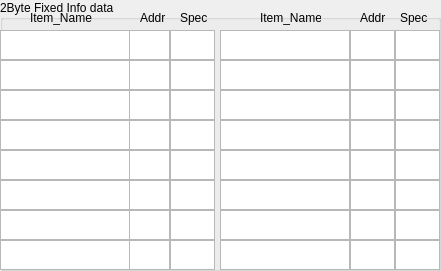
    <widget class="QGroupBox" name="groupBox_9">
     <property name="geometry">
      <rect>
       <x>0</x>
       <y>0</y>
       <width>441</width>
       <height>271</height>
      </rect>
     </property>
     <property name="title">
      <string>2Byte Fixed Info data</string>
     </property>
     <widget class="QTextEdit" name="PDAF_info21">
      <property name="geometry">
       <rect>
        <x>220</x>
        <y>30</y>
        <width>130</width>
        <height>30</height>
       </rect>
      </property>
     </widget>
     <widget class="QTextEdit" name="PDAF_info12">
      <property name="geometry">
       <rect>
        <x>125</x>
        <y>30</y>
        <width>45</width>
        <height>30</height>
       </rect>
      </property>
     </widget>
     <widget class="QTextEdit" name="PDAF_info13">
      <property name="geometry">
       <rect>
        <x>170</x>
        <y>30</y>
        <width>45</width>
        <height>30</height>
       </rect>
      </property>
     </widget>
     <widget class="QTextEdit" name="PDAF_info23">
      <property name="geometry">
       <rect>
        <x>395</x>
        <y>30</y>
        <width>45</width>
        <height>30</height>
       </rect>
      </property>
     </widget>
     <widget class="QTextEdit" name="PDAF_info22">
      <property name="geometry">
       <rect>
        <x>350</x>
        <y>30</y>
        <width>45</width>
        <height>30</height>
       </rect>
      </property>
     </widget>
     <widget class="QTextEdit" name="PDAF_info11">
      <property name="geometry">
       <rect>
        <x>0</x>
        <y>30</y>
        <width>130</width>
        <height>30</height>
       </rect>
      </property>
     </widget>
     <widget class="QLabel" name="label_39">
      <property name="geometry">
       <rect>
        <x>30</x>
        <y>10</y>
        <width>81</width>
        <height>16</height>
       </rect>
      </property>
      <property name="text">
       <string>Item_Name</string>
      </property>
     </widget>
     <widget class="QLabel" name="label_40">
      <property name="geometry">
       <rect>
        <x>180</x>
        <y>10</y>
        <width>31</width>
        <height>16</height>
       </rect>
      </property>
      <property name="text">
       <string>Spec</string>
      </property>
     </widget>
     <widget class="QLabel" name="label_64">
      <property name="geometry">
       <rect>
        <x>140</x>
        <y>10</y>
        <width>31</width>
        <height>16</height>
       </rect>
      </property>
      <property name="text">
       <string>Addr</string>
      </property>
     </widget>
     <widget class="QLabel" name="label_41">
      <property name="geometry">
       <rect>
        <x>260</x>
        <y>10</y>
        <width>61</width>
        <height>16</height>
       </rect>
      </property>
      <property name="text">
       <string>Item_Name</string>
      </property>
     </widget>
     <widget class="QLabel" name="label_42">
      <property name="geometry">
       <rect>
        <x>400</x>
        <y>10</y>
        <width>31</width>
        <height>16</height>
       </rect>
      </property>
      <property name="text">
       <string>Spec</string>
      </property>
     </widget>
     <widget class="QLabel" name="label_65">
      <property name="geometry">
       <rect>
        <x>360</x>
        <y>10</y>
        <width>31</width>
        <height>16</height>
       </rect>
      </property>
      <property name="text">
       <string>Addr</string>
      </property>
     </widget>
     <widget class="QTextEdit" name="PDAF_info41">
      <property name="geometry">
       <rect>
        <x>220</x>
        <y>60</y>
        <width>130</width>
        <height>30</height>
       </rect>
      </property>
     </widget>
     <widget class="QTextEdit" name="PDAF_info32">
      <property name="geometry">
       <rect>
        <x>125</x>
        <y>60</y>
        <width>45</width>
        <height>30</height>
       </rect>
      </property>
     </widget>
     <widget class="QTextEdit" name="PDAF_info31">
      <property name="geometry">
       <rect>
        <x>0</x>
        <y>60</y>
        <width>130</width>
        <height>30</height>
       </rect>
      </property>
     </widget>
     <widget class="QTextEdit" name="PDAF_info42">
      <property name="geometry">
       <rect>
        <x>350</x>
        <y>60</y>
        <width>45</width>
        <height>30</height>
       </rect>
      </property>
     </widget>
     <widget class="QTextEdit" name="PDAF_info43">
      <property name="geometry">
       <rect>
        <x>395</x>
        <y>60</y>
        <width>45</width>
        <height>30</height>
       </rect>
      </property>
     </widget>
     <widget class="QTextEdit" name="PDAF_info33">
      <property name="geometry">
       <rect>
        <x>170</x>
        <y>60</y>
        <width>45</width>
        <height>30</height>
       </rect>
      </property>
     </widget>
     <widget class="QTextEdit" name="PDAF_info61">
      <property name="geometry">
       <rect>
        <x>220</x>
        <y>90</y>
        <width>130</width>
        <height>30</height>
       </rect>
      </property>
     </widget>
     <widget class="QTextEdit" name="PDAF_info52">
      <property name="geometry">
       <rect>
        <x>125</x>
        <y>90</y>
        <width>45</width>
        <height>30</height>
       </rect>
      </property>
     </widget>
     <widget class="QTextEdit" name="PDAF_info51">
      <property name="geometry">
       <rect>
        <x>0</x>
        <y>90</y>
        <width>130</width>
        <height>30</height>
       </rect>
      </property>
     </widget>
     <widget class="QTextEdit" name="PDAF_info62">
      <property name="geometry">
       <rect>
        <x>350</x>
        <y>90</y>
        <width>45</width>
        <height>30</height>
       </rect>
      </property>
     </widget>
     <widget class="QTextEdit" name="PDAF_info63">
      <property name="geometry">
       <rect>
        <x>395</x>
        <y>90</y>
        <width>45</width>
        <height>30</height>
       </rect>
      </property>
     </widget>
     <widget class="QTextEdit" name="PDAF_info53">
      <property name="geometry">
       <rect>
        <x>170</x>
        <y>90</y>
        <width>45</width>
        <height>30</height>
       </rect>
      </property>
     </widget>
     <widget class="QTextEdit" name="PDAF_info81">
      <property name="geometry">
       <rect>
        <x>220</x>
        <y>120</y>
        <width>130</width>
        <height>30</height>
       </rect>
      </property>
     </widget>
     <widget class="QTextEdit" name="PDAF_info72">
      <property name="geometry">
       <rect>
        <x>125</x>
        <y>120</y>
        <width>45</width>
        <height>30</height>
       </rect>
      </property>
     </widget>
     <widget class="QTextEdit" name="PDAF_info71">
      <property name="geometry">
       <rect>
        <x>0</x>
        <y>120</y>
        <width>130</width>
        <height>30</height>
       </rect>
      </property>
     </widget>
     <widget class="QTextEdit" name="PDAF_info82">
      <property name="geometry">
       <rect>
        <x>350</x>
        <y>120</y>
        <width>45</width>
        <height>30</height>
       </rect>
      </property>
     </widget>
     <widget class="QTextEdit" name="PDAF_info83">
      <property name="geometry">
       <rect>
        <x>395</x>
        <y>120</y>
        <width>45</width>
        <height>30</height>
       </rect>
      </property>
     </widget>
     <widget class="QTextEdit" name="PDAF_info73">
      <property name="geometry">
       <rect>
        <x>170</x>
        <y>120</y>
        <width>45</width>
        <height>30</height>
       </rect>
      </property>
     </widget>
     <widget class="QTextEdit" name="PDAF_info92">
      <property name="geometry">
       <rect>
        <x>125</x>
        <y>150</y>
        <width>45</width>
        <height>30</height>
       </rect>
      </property>
     </widget>
     <widget class="QTextEdit" name="PDAF_info91">
      <property name="geometry">
       <rect>
        <x>0</x>
        <y>150</y>
        <width>130</width>
        <height>30</height>
       </rect>
      </property>
     </widget>
     <widget class="QTextEdit" name="PDAF_info93">
      <property name="geometry">
       <rect>
        <x>170</x>
        <y>150</y>
        <width>45</width>
        <height>30</height>
       </rect>
      </property>
     </widget>
     <widget class="QTextEdit" name="PDAF_info103">
      <property name="geometry">
       <rect>
        <x>395</x>
        <y>150</y>
        <width>45</width>
        <height>30</height>
       </rect>
      </property>
     </widget>
     <widget class="QTextEdit" name="PDAF_info102">
      <property name="geometry">
       <rect>
        <x>350</x>
        <y>150</y>
        <width>45</width>
        <height>30</height>
       </rect>
      </property>
     </widget>
     <widget class="QTextEdit" name="PDAF_info101">
      <property name="geometry">
       <rect>
        <x>220</x>
        <y>150</y>
        <width>130</width>
        <height>30</height>
       </rect>
      </property>
     </widget>
     <widget class="QTextEdit" name="PDAF_info112">
      <property name="geometry">
       <rect>
        <x>125</x>
        <y>180</y>
        <width>45</width>
        <height>30</height>
       </rect>
      </property>
     </widget>
     <widget class="QTextEdit" name="PDAF_info111">
      <property name="geometry">
       <rect>
        <x>0</x>
        <y>180</y>
        <width>130</width>
        <height>30</height>
       </rect>
      </property>
     </widget>
     <widget class="QTextEdit" name="PDAF_info113">
      <property name="geometry">
       <rect>
        <x>170</x>
        <y>180</y>
        <width>45</width>
        <height>30</height>
       </rect>
      </property>
     </widget>
     <widget class="QTextEdit" name="PDAF_info123">
      <property name="geometry">
       <rect>
        <x>395</x>
        <y>180</y>
        <width>45</width>
        <height>30</height>
       </rect>
      </property>
     </widget>
     <widget class="QTextEdit" name="PDAF_info122">
      <property name="geometry">
       <rect>
        <x>350</x>
        <y>180</y>
        <width>45</width>
        <height>30</height>
       </rect>
      </property>
     </widget>
     <widget class="QTextEdit" name="PDAF_info121">
      <property name="geometry">
       <rect>
        <x>220</x>
        <y>180</y>
        <width>130</width>
        <height>30</height>
       </rect>
      </property>
     </widget>
     <widget class="QTextEdit" name="PDAF_info132">
      <property name="geometry">
       <rect>
        <x>125</x>
        <y>210</y>
        <width>45</width>
        <height>30</height>
       </rect>
      </property>
     </widget>
     <widget class="QTextEdit" name="PDAF_info131">
      <property name="geometry">
       <rect>
        <x>0</x>
        <y>210</y>
        <width>130</width>
        <height>30</height>
       </rect>
      </property>
     </widget>
     <widget class="QTextEdit" name="PDAF_info133">
      <property name="geometry">
       <rect>
        <x>170</x>
        <y>210</y>
        <width>45</width>
        <height>30</height>
       </rect>
      </property>
     </widget>
     <widget class="QTextEdit" name="PDAF_info143">
      <property name="geometry">
       <rect>
        <x>395</x>
        <y>210</y>
        <width>45</width>
        <height>30</height>
       </rect>
      </property>
     </widget>
     <widget class="QTextEdit" name="PDAF_info142">
      <property name="geometry">
       <rect>
        <x>350</x>
        <y>210</y>
        <width>45</width>
        <height>30</height>
       </rect>
      </property>
     </widget>
     <widget class="QTextEdit" name="PDAF_info141">
      <property name="geometry">
       <rect>
        <x>220</x>
        <y>210</y>
        <width>130</width>
        <height>30</height>
       </rect>
      </property>
     </widget>
     <widget class="QTextEdit" name="PDAF_info152">
      <property name="geometry">
       <rect>
        <x>125</x>
        <y>240</y>
        <width>45</width>
        <height>30</height>
       </rect>
      </property>
     </widget>
     <widget class="QTextEdit" name="PDAF_info151">
      <property name="geometry">
       <rect>
        <x>0</x>
        <y>240</y>
        <width>130</width>
        <height>30</height>
       </rect>
      </property>
     </widget>
     <widget class="QTextEdit" name="PDAF_info153">
      <property name="geometry">
       <rect>
        <x>170</x>
        <y>240</y>
        <width>45</width>
        <height>30</height>
       </rect>
      </property>
     </widget>
     <widget class="QTextEdit" name="PDAF_info163">
      <property name="geometry">
       <rect>
        <x>395</x>
        <y>240</y>
        <width>45</width>
        <height>30</height>
       </rect>
      </property>
     </widget>
     <widget class="QTextEdit" name="PDAF_info162">
      <property name="geometry">
       <rect>
        <x>350</x>
        <y>240</y>
        <width>45</width>
        <height>30</height>
       </rect>
      </property>
     </widget>
     <widget class="QTextEdit" name="PDAF_info161">
      <property name="geometry">
       <rect>
        <x>220</x>
        <y>240</y>
        <width>130</width>
        <height>30</height>
       </rect>
      </property>
     </widget>
    </widget>
